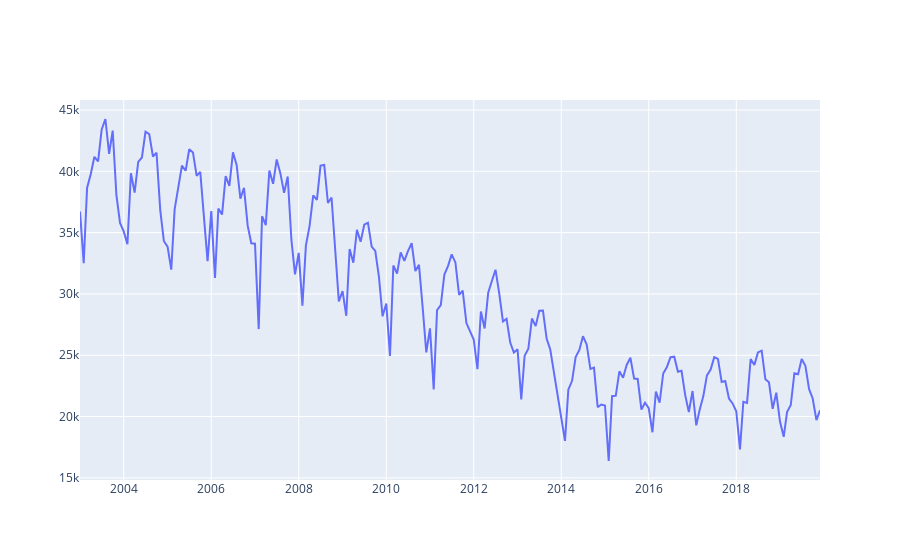

Notebook code cell kept with this figure:
### Code cell
fig_timeline = go.Figure(data=data_series)
fig_timeline.show()

### Figure 1 — Plotly figure (JSON) as saved in the notebook; plotly's stock layout.template omitted (floating-point values rounded to 4 significant figures; data arrays with more than 128 entries replaced by an {"elided": "..."} marker saying what was removed)
{"data": [{"type": "scatter", "x": {"elided": "204 str values"}, "y": {"elided": "204 int values"}}], "layout": {}}
